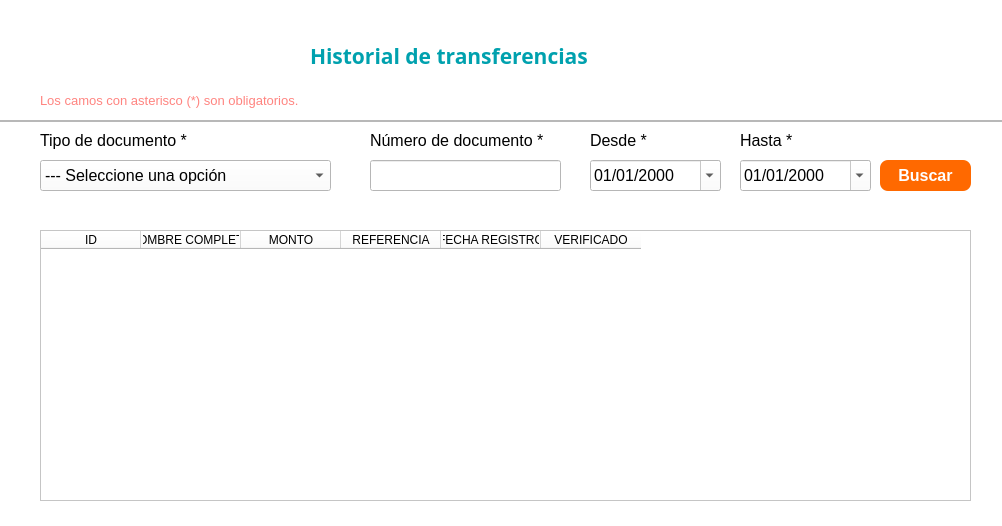
<?xml version="1.0" encoding="UTF-8"?>
<ui version="4.0">
 <class>Dialog</class>
 <widget class="QDialog" name="Dialog">
  <property name="windowModality">
   <enum>Qt::ApplicationModal</enum>
  </property>
  <property name="geometry">
   <rect>
    <x>0</x>
    <y>0</y>
    <width>1002</width>
    <height>526</height>
   </rect>
  </property>
  <property name="windowTitle">
   <string>Historial de Transacciones</string>
  </property>
  <property name="styleSheet">
   <string notr="true">background-color: rgb(255, 255, 255);</string>
  </property>
  <widget class="QComboBox" name="cbTipo">
   <property name="geometry">
    <rect>
     <x>40</x>
     <y>160</y>
     <width>291</width>
     <height>31</height>
    </rect>
   </property>
   <property name="font">
    <font>
     <pointsize>12</pointsize>
    </font>
   </property>
   <item>
    <property name="text">
     <string>--- Seleccione una opción</string>
    </property>
   </item>
   <item>
    <property name="text">
     <string>DNI - Documento nacional de identidad</string>
    </property>
   </item>
   <item>
    <property name="text">
     <string>PSS - Pasaporte</string>
    </property>
   </item>
   <item>
    <property name="text">
     <string>VISA</string>
    </property>
   </item>
  </widget>
  <widget class="QLabel" name="label_3">
   <property name="geometry">
    <rect>
     <x>310</x>
     <y>40</y>
     <width>311</width>
     <height>31</height>
    </rect>
   </property>
   <property name="font">
    <font>
     <family>Merienda Black</family>
     <pointsize>16</pointsize>
     <bold>true</bold>
    </font>
   </property>
   <property name="styleSheet">
    <string notr="true">color: rgb(0, 161, 174);</string>
   </property>
   <property name="text">
    <string>Historial de transferencias</string>
   </property>
  </widget>
  <widget class="QPushButton" name="btnBuscar">
   <property name="geometry">
    <rect>
     <x>880</x>
     <y>160</y>
     <width>91</width>
     <height>31</height>
    </rect>
   </property>
   <property name="font">
    <font>
     <pointsize>12</pointsize>
     <bold>true</bold>
    </font>
   </property>
   <property name="cursor">
    <cursorShape>PointingHandCursor</cursorShape>
   </property>
   <property name="styleSheet">
    <string notr="true">background-color: rgb(255, 105, 0);
color: rgb(255, 255, 255);
border-radius:8px;</string>
   </property>
   <property name="text">
    <string>Buscar</string>
   </property>
  </widget>
  <widget class="QLabel" name="label_5">
   <property name="geometry">
    <rect>
     <x>370</x>
     <y>130</y>
     <width>191</width>
     <height>21</height>
    </rect>
   </property>
   <property name="font">
    <font>
     <pointsize>12</pointsize>
    </font>
   </property>
   <property name="text">
    <string>Número de documento *</string>
   </property>
  </widget>
  <widget class="QLineEdit" name="txtDocumento">
   <property name="geometry">
    <rect>
     <x>370</x>
     <y>160</y>
     <width>191</width>
     <height>31</height>
    </rect>
   </property>
   <property name="font">
    <font>
     <pointsize>12</pointsize>
    </font>
   </property>
  </widget>
  <widget class="QLabel" name="label_4">
   <property name="geometry">
    <rect>
     <x>40</x>
     <y>130</y>
     <width>191</width>
     <height>21</height>
    </rect>
   </property>
   <property name="font">
    <font>
     <pointsize>12</pointsize>
    </font>
   </property>
   <property name="text">
    <string>Tipo de documento *</string>
   </property>
  </widget>
  <widget class="QLabel" name="label">
   <property name="geometry">
    <rect>
     <x>30</x>
     <y>20</y>
     <width>171</width>
     <height>61</height>
    </rect>
   </property>
   <property name="text">
    <string/>
   </property>
   <property name="pixmap">
    <pixmap>../logo.png</pixmap>
   </property>
   <property name="scaledContents">
    <bool>true</bool>
   </property>
   <property name="wordWrap">
    <bool>false</bool>
   </property>
  </widget>
  <widget class="QDateEdit" name="txtFechaDesde">
   <property name="geometry">
    <rect>
     <x>590</x>
     <y>160</y>
     <width>131</width>
     <height>31</height>
    </rect>
   </property>
   <property name="font">
    <font>
     <pointsize>12</pointsize>
    </font>
   </property>
   <property name="displayFormat">
    <string>dd/MM/yyyy</string>
   </property>
   <property name="calendarPopup">
    <bool>true</bool>
   </property>
  </widget>
  <widget class="QLabel" name="label_13">
   <property name="geometry">
    <rect>
     <x>590</x>
     <y>130</y>
     <width>131</width>
     <height>21</height>
    </rect>
   </property>
   <property name="font">
    <font>
     <pointsize>12</pointsize>
    </font>
   </property>
   <property name="text">
    <string>Desde *</string>
   </property>
  </widget>
  <widget class="QFrame" name="frame">
   <property name="geometry">
    <rect>
     <x>0</x>
     <y>120</y>
     <width>1081</width>
     <height>2</height>
    </rect>
   </property>
   <property name="maximumSize">
    <size>
     <width>16777215</width>
     <height>2</height>
    </size>
   </property>
   <property name="styleSheet">
    <string notr="true">background-color: rgb(238, 238, 238);</string>
   </property>
   <property name="frameShape">
    <enum>QFrame::StyledPanel</enum>
   </property>
   <property name="frameShadow">
    <enum>QFrame::Raised</enum>
   </property>
   <property name="lineWidth">
    <number>1</number>
   </property>
  </widget>
  <widget class="QLabel" name="label_15">
   <property name="geometry">
    <rect>
     <x>40</x>
     <y>90</y>
     <width>591</width>
     <height>21</height>
    </rect>
   </property>
   <property name="font">
    <font>
     <pointsize>10</pointsize>
    </font>
   </property>
   <property name="styleSheet">
    <string notr="true">color: rgb(255, 132, 128);</string>
   </property>
   <property name="text">
    <string>Los camos con asterisco (*) son obligatorios.</string>
   </property>
  </widget>
  <widget class="QLabel" name="label_14">
   <property name="geometry">
    <rect>
     <x>740</x>
     <y>130</y>
     <width>131</width>
     <height>21</height>
    </rect>
   </property>
   <property name="font">
    <font>
     <pointsize>12</pointsize>
    </font>
   </property>
   <property name="text">
    <string>Hasta *</string>
   </property>
  </widget>
  <widget class="QDateEdit" name="txtFechaHasta">
   <property name="geometry">
    <rect>
     <x>740</x>
     <y>160</y>
     <width>131</width>
     <height>31</height>
    </rect>
   </property>
   <property name="font">
    <font>
     <pointsize>12</pointsize>
    </font>
   </property>
   <property name="displayFormat">
    <string>dd/MM/yyyy</string>
   </property>
   <property name="calendarPopup">
    <bool>true</bool>
   </property>
  </widget>
  <widget class="QTableWidget" name="tblHistorial">
   <property name="geometry">
    <rect>
     <x>40</x>
     <y>230</y>
     <width>931</width>
     <height>271</height>
    </rect>
   </property>
   <column>
    <property name="text">
     <string>ID</string>
    </property>
   </column>
   <column>
    <property name="text">
     <string>NOMBRE COMPLETO</string>
    </property>
   </column>
   <column>
    <property name="text">
     <string>MONTO</string>
    </property>
   </column>
   <column>
    <property name="text">
     <string>REFERENCIA</string>
    </property>
   </column>
   <column>
    <property name="text">
     <string>FECHA REGISTRO</string>
    </property>
   </column>
   <column>
    <property name="text">
     <string>VERIFICADO</string>
    </property>
   </column>
  </widget>
 </widget>
 <resources/>
 <connections/>
</ui>
